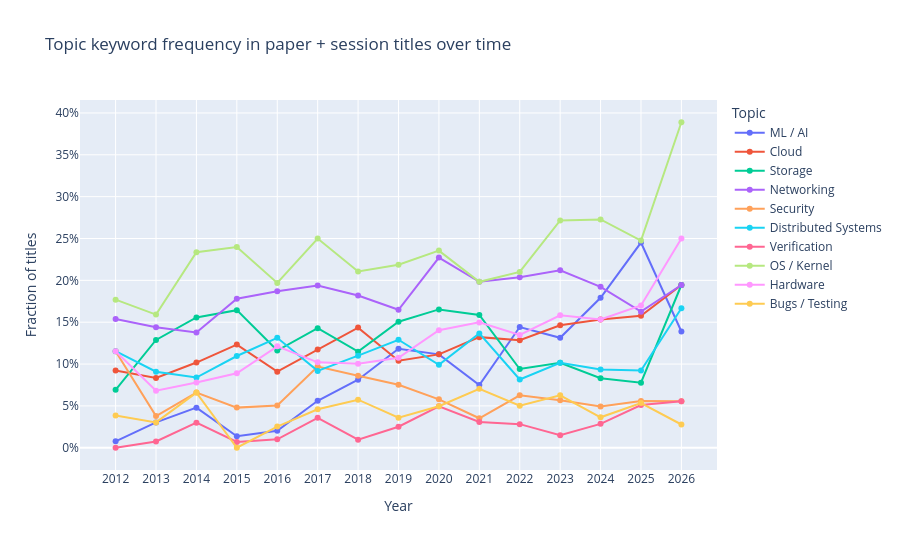

The cell this chart's notebook holds for it:
### Markdown cell above
## 4 · Keyword trend lines

### Code cell
trends = keyword_trends(editions)

fig = px.line(
    trends, x="year", y="frequency", color="topic",
    markers=True,
    title="Topic keyword frequency in paper + session titles over time",
    labels={"frequency": "Fraction of titles", "year": "Year", "topic": "Topic"},
)
fig.update_layout(
    xaxis=dict(dtick=1),
    yaxis=dict(tickformat=".0%"),
    hovermode="x unified",
    height=550,
)
fig.show()

### Figure 1 — Plotly figure (JSON) as saved in the notebook; plotly's stock layout.template omitted (floating-point values rounded to 4 significant figures)
{"data": [{"hovertemplate": "Topic=ML / AI<br>Year=%{x}<br>Fraction of titles=%{y}<extra></extra>", "legendgroup": "ML / AI", "line": {"color": "#636efa", "dash": "solid"}, "marker": {"symbol": "circle"}, "mode": "lines+markers", "name": "ML / AI", "orientation": "v", "showlegend": true, "type": "scatter", "x": [2012, 2013, 2014, 2015, 2016, 2017, 2018, 2019, 2020, 2021, 2022, 2023, 2024, 2025, 2026], "xaxis": "x", "y": [0.007692, 0.0303, 0.0479, 0.0137, 0.0202, 0.05612, 0.08134, 0.1183, 0.1116, 0.07489, 0.1442, 0.1313, 0.1792, 0.2451, 0.1389], "yaxis": "y"}, {"hovertemplate": "Topic=Cloud<br>Year=%{x}<br>Fraction of titles=%{y}<extra></extra>", "legendgroup": "Cloud", "line": {"color": "#EF553B", "dash": "solid"}, "marker": {"symbol": "circle"}, "mode": "lines+markers", "name": "Cloud", "orientation": "v", "showlegend": true, "type": "scatter", "x": [2012, 2013, 2014, 2015, 2016, 2017, 2018, 2019, 2020, 2021, 2022, 2023, 2024, 2025, 2026], "xaxis": "x", "y": [0.09231, 0.08333, 0.1018, 0.1233, 0.09091, 0.1173, 0.1435, 0.1039, 0.1116, 0.1322, 0.1285, 0.1463, 0.1532, 0.1578, 0.1944], "yaxis": "y"}, {"hovertemplate": "Topic=Storage<br>Year=%{x}<br>Fraction of titles=%{y}<extra></extra>", "legendgroup": "Storage", "line": {"color": "#00cc96", "dash": "solid"}, "marker": {"symbol": "circle"}, "mode": "lines+markers", "name": "Storage", "orientation": "v", "showlegend": true, "type": "scatter", "x": [2012, 2013, 2014, 2015, 2016, 2017, 2018, 2019, 2020, 2021, 2022, 2023, 2024, 2025, 2026], "xaxis": "x", "y": [0.06923, 0.1288, 0.1557, 0.1644, 0.1162, 0.1429, 0.1148, 0.1505, 0.1653, 0.1586, 0.09404, 0.1015, 0.08312, 0.07767, 0.1944], "yaxis": "y"}, {"hovertemplate": "Topic=Networking<br>Year=%{x}<br>Fraction of titles=%{y}<extra></extra>", "legendgroup": "Networking", "line": {"color": "#ab63fa", "dash": "solid"}, "marker": {"symbol": "circle"}, "mode": "lines+markers", "name": "Networking", "orientation": "v", "showlegend": true, "type": "scatter", "x": [2012, 2013, 2014, 2015, 2016, 2017, 2018, 2019, 2020, 2021, 2022, 2023, 2024, 2025, 2026], "xaxis": "x", "y": [0.1538, 0.1439, 0.1377, 0.1781, 0.1869, 0.1939, 0.1818, 0.1649, 0.2273, 0.1982, 0.2038, 0.2119, 0.1922, 0.1626, 0.1944], "yaxis": "y"}, {"hovertemplate": "Topic=Security<br>Year=%{x}<br>Fraction of titles=%{y}<extra></extra>", "legendgroup": "Security", "line": {"color": "#FFA15A", "dash": "solid"}, "marker": {"symbol": "circle"}, "mode": "lines+markers", "name": "Security", "orientation": "v", "showlegend": true, "type": "scatter", "x": [2012, 2013, 2014, 2015, 2016, 2017, 2018, 2019, 2020, 2021, 2022, 2023, 2024, 2025, 2026], "xaxis": "x", "y": [0.1154, 0.03788, 0.06587, 0.04795, 0.05051, 0.09694, 0.08612, 0.07527, 0.05785, 0.03524, 0.0627, 0.05672, 0.04935, 0.05583, 0.05556], "yaxis": "y"}, {"hovertemplate": "Topic=Distributed Systems<br>Year=%{x}<br>Fraction of titles=%{y}<extra></extra>", "legendgroup": "Distributed Systems", "line": {"color": "#19d3f3", "dash": "solid"}, "marker": {"symbol": "circle"}, "mode": "lines+markers", "name": "Distributed Systems", "orientation": "v", "showlegend": true, "type": "scatter", "x": [2012, 2013, 2014, 2015, 2016, 2017, 2018, 2019, 2020, 2021, 2022, 2023, 2024, 2025, 2026], "xaxis": "x", "y": [0.1154, 0.09091, 0.08383, 0.1096, 0.1313, 0.09184, 0.11, 0.129, 0.09917, 0.1366, 0.0815, 0.1015, 0.09351, 0.09223, 0.1667], "yaxis": "y"}, {"hovertemplate": "Topic=Verification<br>Year=%{x}<br>Fraction of titles=%{y}<extra></extra>", "legendgroup": "Verification", "line": {"color": "#FF6692", "dash": "solid"}, "marker": {"symbol": "circle"}, "mode": "lines+markers", "name": "Verification", "orientation": "v", "showlegend": true, "type": "scatter", "x": [2012, 2013, 2014, 2015, 2016, 2017, 2018, 2019, 2020, 2021, 2022, 2023, 2024, 2025, 2026], "xaxis": "x", "y": [0.0, 0.007576, 0.02994, 0.006849, 0.0101, 0.03571, 0.009569, 0.02509, 0.04959, 0.03084, 0.02821, 0.01493, 0.02857, 0.05097, 0.05556], "yaxis": "y"}, {"hovertemplate": "Topic=OS / Kernel<br>Year=%{x}<br>Fraction of titles=%{y}<extra></extra>", "legendgroup": "OS / Kernel", "line": {"color": "#B6E880", "dash": "solid"}, "marker": {"symbol": "circle"}, "mode": "lines+markers", "name": "OS / Kernel", "orientation": "v", "showlegend": true, "type": "scatter", "x": [2012, 2013, 2014, 2015, 2016, 2017, 2018, 2019, 2020, 2021, 2022, 2023, 2024, 2025, 2026], "xaxis": "x", "y": [0.1769, 0.1591, 0.2335, 0.2397, 0.197, 0.25, 0.2105, 0.2186, 0.2355, 0.1982, 0.21, 0.2716, 0.2727, 0.2476, 0.3889], "yaxis": "y"}, {"hovertemplate": "Topic=Hardware<br>Year=%{x}<br>Fraction of titles=%{y}<extra></extra>", "legendgroup": "Hardware", "line": {"color": "#FF97FF", "dash": "solid"}, "marker": {"symbol": "circle"}, "mode": "lines+markers", "name": "Hardware", "orientation": "v", "showlegend": true, "type": "scatter", "x": [2012, 2013, 2014, 2015, 2016, 2017, 2018, 2019, 2020, 2021, 2022, 2023, 2024, 2025, 2026], "xaxis": "x", "y": [0.1154, 0.06818, 0.07784, 0.08904, 0.1212, 0.102, 0.1005, 0.1075, 0.1405, 0.1498, 0.1348, 0.1582, 0.1532, 0.1699, 0.25], "yaxis": "y"}, {"hovertemplate": "Topic=Bugs / Testing<br>Year=%{x}<br>Fraction of titles=%{y}<extra></extra>", "legendgroup": "Bugs / Testing", "line": {"color": "#FECB52", "dash": "solid"}, "marker": {"symbol": "circle"}, "mode": "lines+markers", "name": "Bugs / Testing", "orientation": "v", "showlegend": true, "type": "scatter", "x": [2012, 2013, 2014, 2015, 2016, 2017, 2018, 2019, 2020, 2021, 2022, 2023, 2024, 2025, 2026], "xaxis": "x", "y": [0.03846, 0.0303, 0.06587, 0.0, 0.02525, 0.04592, 0.05742, 0.03584, 0.04959, 0.07048, 0.05016, 0.06269, 0.03636, 0.0534, 0.02778], "yaxis": "y"}], "layout": {"height": 550, "hovermode": "x unified", "legend": {"title": {"text": "Topic"}, "tracegroupgap": 0}, "title": {"text": "Topic keyword frequency in paper + session titles over time"}, "xaxis": {"anchor": "y", "domain": [0, 1], "dtick": 1, "title": {"text": "Year"}}, "yaxis": {"anchor": "x", "domain": [0, 1], "tickformat": ".0%", "title": {"text": "Fraction of titles"}}}}
